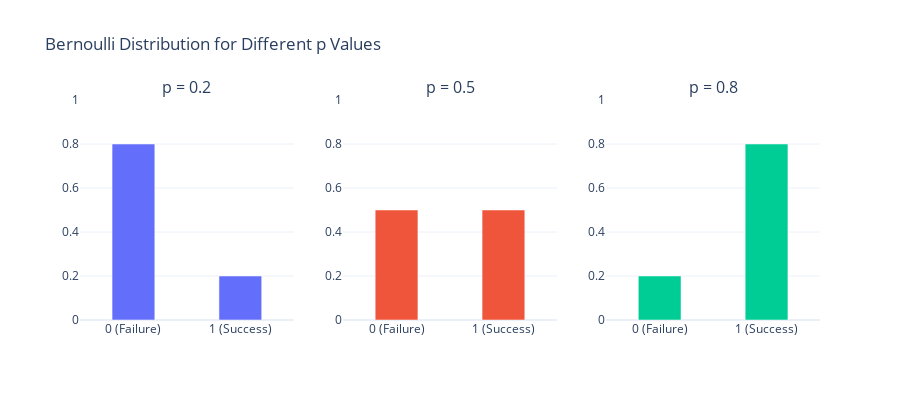

Notebook source saved alongside this figure:
### Markdown cell above
## Bernoulli distribution

This distribution models any yes/no (1/0) question where yes (1) is chosen with probability p.

Example: a coin toss comes up with a head with probability p and a tail with probability 1-p.

<div><img src="attachment:e9d58d35-4149-476e-870e-4d27a694ff3f.png" width="40%"/></div>

### Code cell
from util import plot_bernoulli_examples

plot_bernoulli_examples()

### Figure 1 — Plotly figure (JSON) as saved in the notebook; plotly's stock layout.template omitted (floating-point values rounded to 4 significant figures)
{"data": [{"type": "bar", "width": 0.4, "x": [0, 1], "xaxis": "x", "y": [0.8, 0.2], "yaxis": "y"}, {"type": "bar", "width": 0.4, "x": [0, 1], "xaxis": "x2", "y": [0.5, 0.5], "yaxis": "y2"}, {"type": "bar", "width": 0.4, "x": [0, 1], "xaxis": "x3", "y": [0.2, 0.8], "yaxis": "y3"}], "layout": {"annotations": [{"font": {"size": 16}, "showarrow": false, "text": "p = 0.2", "x": 0.1444, "xanchor": "center", "xref": "paper", "y": 1, "yanchor": "bottom", "yref": "paper"}, {"font": {"size": 16}, "showarrow": false, "text": "p = 0.5", "x": 0.5, "xanchor": "center", "xref": "paper", "y": 1, "yanchor": "bottom", "yref": "paper"}, {"font": {"size": 16}, "showarrow": false, "text": "p = 0.8", "x": 0.8556, "xanchor": "center", "xref": "paper", "y": 1, "yanchor": "bottom", "yref": "paper"}], "height": 400, "showlegend": false, "title": {"text": "Bernoulli Distribution for Different p Values"}, "width": 900, "xaxis": {"anchor": "y", "domain": [0, 0.2889], "tickmode": "array", "ticktext": ["0 (Failure)", "1 (Success)"], "tickvals": [0, 1]}, "xaxis2": {"anchor": "y2", "domain": [0.3556, 0.6444], "tickmode": "array", "ticktext": ["0 (Failure)", "1 (Success)"], "tickvals": [0, 1]}, "xaxis3": {"anchor": "y3", "domain": [0.7111, 1], "tickmode": "array", "ticktext": ["0 (Failure)", "1 (Success)"], "tickvals": [0, 1]}, "yaxis": {"anchor": "x", "domain": [0, 1], "range": [0, 1]}, "yaxis2": {"anchor": "x2", "domain": [0, 1], "range": [0, 1]}, "yaxis3": {"anchor": "x3", "domain": [0, 1], "range": [0, 1]}}}
